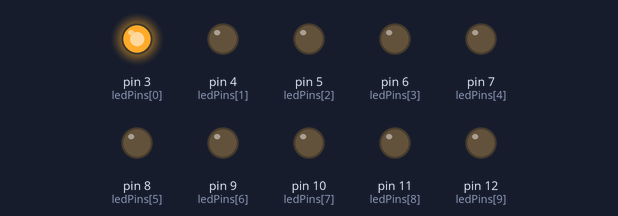
Simulated run of this sketch. Board: Arduino Uno, built with avr-gcc and run on an emulated ATmega328P. On the bench: output pins drawn as LEDs (lit = HIGH).

Above: at 0.2 s.
At 1.2 s:
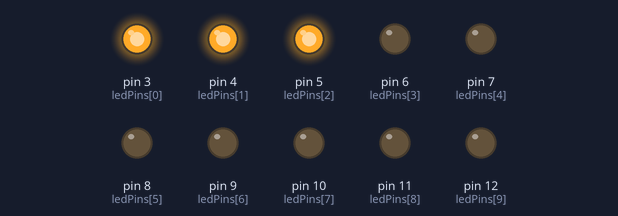
At 2.7 s:
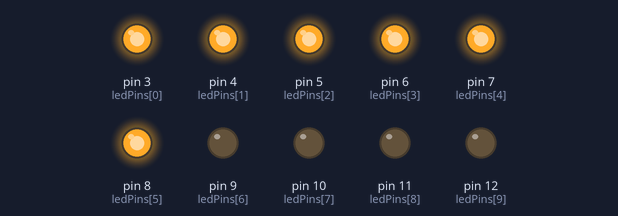
At 6.2 s:
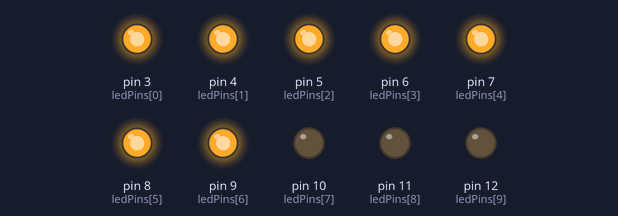
At 8.7 s:
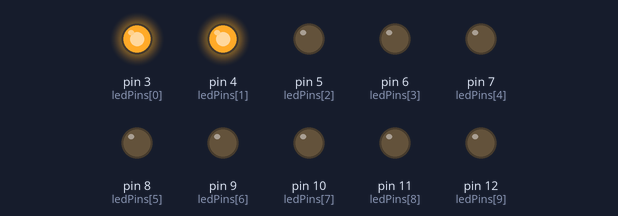
At 12.2 s:
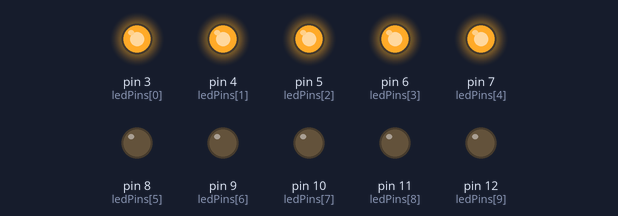
Timing chart, 0 to 13.0 s (numbered marks = the images above):
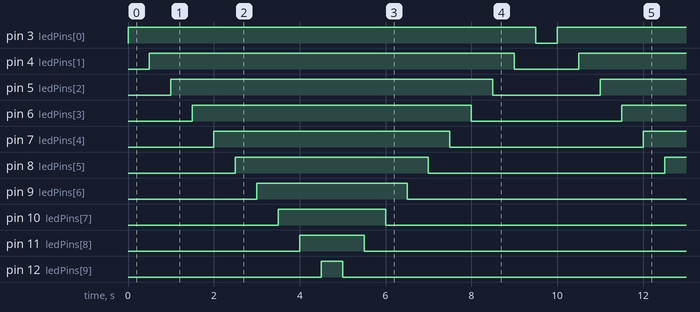

Measured:
- by itself, pin 3 (ledPins[0]): alternates HIGH for 9.5 s and LOW for 0.50 s
- by itself, pin 4 (ledPins[1]): alternates HIGH for 8.5 s and LOW for 1.5 s
- by itself, pin 5 (ledPins[2]): alternates HIGH for 7.5 s and LOW for 2.5 s
- by itself, pin 6 (ledPins[3]): alternates HIGH for 6.5 s and LOW for 3.5 s
- by itself, pin 7 (ledPins[4]): alternates HIGH for 5.5 s and LOW for 4.5 s
- by itself, pin 8 (ledPins[5]): alternates HIGH for 4.5 s and LOW for 5.5 s
- by itself, pin 9 (ledPins[6]): alternates HIGH for 3.5 s and LOW for 6.5 s
- by itself, pin 10 (ledPins[7]): alternates HIGH for 2.5 s and LOW for 7.5 s

The sketch:

crazylights.ino
```cpp
/*     ---------------------------------------------------------
 *     |  Arduino Experimentation Kit Example Code             |
 *     |  CIRC-02 .: 10(!) LED Fun :. (Multiple LEDs)   |
 *     ---------------------------------------------------------
 *
 *  A few Simple LED animations
 *
 * For more information on this circuit http://tinyurl.com/d2hrud
 *
 */

//LED Pin Variables
int ledPins[] = {3,4,5,6,7,8,9,10,11,12}; //An array to hold the pin each LED is connected to
                                   //i.e. LED #0 is connected to pin 2, LED #1, 3 and so on
                                   //to address an array use ledPins[0] this would equal 2
                                   //and ledPins[7] would equal 9

/*
 * setup() - this function runs once when you turn your Arduino on
 * We the three control pins to outputs
 */
void setup()
{

  //Set each pin connected to an LED to output mode (pulling high (on) or low (off)
  for(int i = 0; i <= 9; i++){         //this is a loop and will repeat eight times
      pinMode(ledPins[i],OUTPUT);       //we use this to set each LED pin to output
  }
}


/*
 * loop() - this function will start after setup finishes and then repeat
 * we call a function called oneAfterAnother(). if you would like a different behaviour
 * uncomment (delete the two slashes) one of the other lines
 */
void loop()                     // run over and over again
{
  oneAfterAnotherNoLoop();   //this will turn on each LED one by one then turn each off
  //oneAfterAnotherLoop();     //does the same as oneAfterAnotherNoLoop but with
                               //much less typing
  //oneOnAtATime();            //this will turn one LED on then turn the next one
                               //on turning the
                               //former off (one LED will look like it is scrolling
                               //along the line
  //inAndOut();                //lights the two middle LEDs then moves them out then back
                               //in again
}

/*
 * oneAfterAnotherNoLoop() - Will light one LED then delay for delayTime then light
 * the next LED until all LEDs are on it will then turn them off one after another
 *
 * this does it without using a loop which makes for a lot of typing.
 * oneOnAtATimeLoop() does exactly the same thing with less typing
 */
void oneAfterAnotherNoLoop(){
  int delayTime = 500; //the time (in milliseconds) to pause between LEDs
                       //make smaller for quicker switching and larger for slower
  digitalWrite(ledPins[0], HIGH);  //Turns on LED #1 (connected to pin 3 )
  delay(delayTime);                //waits delayTime milliseconds
  digitalWrite(ledPins[1], HIGH);  //Turns on LED #2 (connected to pin 4 )
  delay(delayTime);                //waits delayTime milliseconds
  digitalWrite(ledPins[2], HIGH);  //Turns on LED #3 (connected to pin 5 )
  delay(delayTime);                //waits delayTime milliseconds
  digitalWrite(ledPins[3], HIGH);  //Turns on LED #4 (connected to pin 6 )
  delay(delayTime);                //waits delayTime milliseconds
  digitalWrite(ledPins[4], HIGH);  //Turns on LED #5 (connected to pin 7 )
  delay(delayTime);                //waits delayTime milliseconds
  digitalWrite(ledPins[5], HIGH);  //Turns on LED #6 (connected to pin 8 )
  delay(delayTime);                //waits delayTime milliseconds
  digitalWrite(ledPins[6], HIGH);  //Turns on LED #7 (connected to pin 9 )
  delay(delayTime);                //waits delayTime milliseconds
  digitalWrite(ledPins[7], HIGH);  //Turns on LED #8 (connected to pin 10 )
  delay(delayTime);                //waits delayTime milliseconds
  digitalWrite(ledPins[8], HIGH);  //Turns on LED #9 (connected to pin 11 )
  delay(delayTime);                //waits delayTime milliseconds
  digitalWrite(ledPins[9], HIGH);  //Turns on LED #10 (connected to pin 12 )
  delay(delayTime);                //waits delayTime milliseconds

//Turns Each LED Off
  digitalWrite(ledPins[9], LOW);  //Turns off LED #10 (connected to pin 12 )
  delay(delayTime);                //waits delayTime milliseconds
  digitalWrite(ledPins[8], LOW);  //Turns off LED #9 (connected to pin 11 )
  delay(delayTime);                //waits delayTime milliseconds
  digitalWrite(ledPins[7], LOW);  //Turns off LED #8 (connected to pin 10 )
  delay(delayTime);                //waits delayTime milliseconds
  digitalWrite(ledPins[6], LOW);  //Turns off LED #7 (connected to pin 9 )
  delay(delayTime);                //waits delayTime milliseconds
  digitalWrite(ledPins[5], LOW);  //Turns off LED #6 (connected to pin 8 )
  delay(delayTime);                //waits delayTime milliseconds
  digitalWrite(ledPins[4], LOW);  //Turns off LED #5 (connected to pin 7 )
  delay(delayTime);                //waits delayTime milliseconds
  digitalWrite(ledPins[3], LOW);  //Turns off LED #4 (connected to pin 6 )
  delay(delayTime);                //waits delayTime milliseconds
  digitalWrite(ledPins[2], LOW);  //Turns off LED #3 (connected to pin 5 )
  delay(delayTime);                //waits delayTime milliseconds
  digitalWrite(ledPins[1], LOW);  //Turns off LED #2 (connected to pin 4 )
  delay(delayTime);                //waits delayTime milliseconds
  digitalWrite(ledPins[0], LOW);  //Turns off LED #1 (connected to pin 3 )
  delay(delayTime);                //waits delayTime milliseconds
}

/*
 * oneAfterAnotherLoop() - Will light one LED then delay for delayTime then light
 * the next LED until all LEDs are on it will then turn them off one after another
 *
 * this does it using a loop which makes for a lot less typing.
 * than oneOnAtATimeNoLoop() does exactly the same thing with less typing
 */
void oneAfterAnotherLoop(){
  int delayTime = 500; //the time (in milliseconds) to pause between LEDs
                       //make smaller for quicker switching and larger for slower

//Turn Each LED on one after another
  for(int i = 0; i <=9; i++){
    digitalWrite(ledPins[i], HIGH);  //Turns on LED #i each time this runs i
    delay(delayTime);                //gets one added to it so this will repeat
  }                                  //8 times the first time i will = 0 the final
                                     //time i will equal 7;

//Turn Each LED off one after another
  for(int i = 9; i >= 0; i--){  //same as above but rather than starting at 0 and counting up
                                //we start at seven and count down
    digitalWrite(ledPins[i], LOW);  //Turns off LED #i each time this runs i
    delay(delayTime);                //gets one subtracted from it so this will repeat
  }                                  //8 times the first time i will = 7 the final
                                     //time it will equal 0


}

/*
 * oneOnAtATime() - Will light one LED then the next turning off all the others
 */
void oneOnAtATime(){
  int delayTime = 500; //the time (in milliseconds) to pause between LEDs
                       //make smaller for quicker switching and larger for slower

  for(int i = 0; i <= 9; i++){
    int offLED = i - 1;  //Calculate which LED was turned on last time through
    if(i == 0) {         //for i = 1 to 7 this is i minus 1 (i.e. if i = 2 we will
      offLED = 9;        //turn on LED 2 and off LED 1)
    }                    //however if i = 0 we don't want to turn of led -1 (doesn't exist)
                         //instead we turn off LED 7, (looping around)
    digitalWrite(ledPins[i], HIGH);     //turn on LED #i
    digitalWrite(ledPins[offLED], LOW); //turn off the LED we turned on last time
    delay(delayTime);
  }
}

/*
 * inAndOut() - This will turn on the two middle LEDs then the next two out
 * making an in and out look
 */
void inAndOut(){
  int delayTime = 500; //the time (in milliseconds) to pause between LEDs
                       //make smaller for quicker switching and larger for slower

  //runs the LEDs out from the middle
  for(int i = 0; i <= 4; i++){
    int offLED = i - 1;  //Calculate which LED was turned on last time through
    if(i == 0) {         //for i = 1 to 7 this is i minus 1 (i.e. if i = 2 we will
      offLED = 4;        //turn on LED 2 and off LED 1)
    }                    //however if i = 0 we don't want to turn of led -1 (doesn't exist)
                         //instead we turn off LED 7, (looping around)
    int onLED1 = 4 - i;       //this is the first LED to go on ie. LED #3 when i = 0 and LED
                              //#0 when i = 3
    int onLED2 = 5 + i;       //this is the first LED to go on ie. LED #4 when i = 0 and LED
                             //#7 when i = 3
    int offLED1 = 4 - offLED; //turns off the LED we turned on last time
    int offLED2 = 5 + offLED; //turns off the LED we turned on last time

    digitalWrite(ledPins[onLED1], HIGH);
    digitalWrite(ledPins[onLED2], HIGH);
    digitalWrite(ledPins[offLED1], LOW);
    digitalWrite(ledPins[offLED2], LOW);
    delay(delayTime);
  }


  //runs the LEDs into the middle
  for(int i = 4; i >= 0; i--){
    int offLED = i + 1;  //Calculate which LED was turned on last time through
    if(i == 4) {         //for i = 1 to 7 this is i minus 1 (i.e. if i = 2 we will
      offLED = 0;        //turn on LED 2 and off LED 1)
    }                    //however if i = 0 we don't want to turn of led -1 (doesn't exist)
                         //instead we turn off LED 7, (looping around)
    int onLED1 = 4 - i;       //this is the first LED to go on ie. LED #3 when i = 0 and LED
                             //#0 when i = 3
    int onLED2 = 5 + i;       //this is the first LED to go on ie. LED #4 when i = 0 and LED
                             //#7 when i = 3
    int offLED1 = 4 - offLED; //turns off the LED we turned on last time
    int offLED2 = 5 + offLED; //turns off the LED we turned on last time

    digitalWrite(ledPins[onLED1], HIGH);
    digitalWrite(ledPins[onLED2], HIGH);
    digitalWrite(ledPins[offLED1], LOW);
    digitalWrite(ledPins[offLED2], LOW);
    delay(delayTime);
  }

}
```
